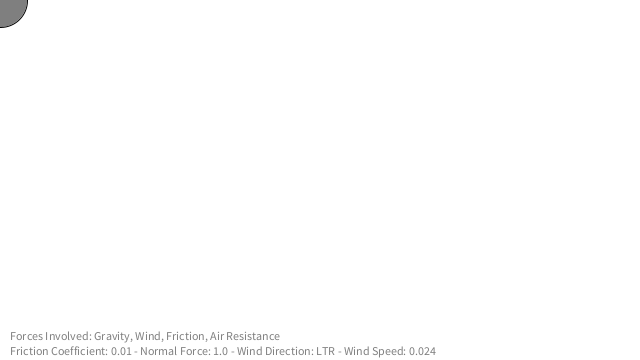
Frame 1 (no input)
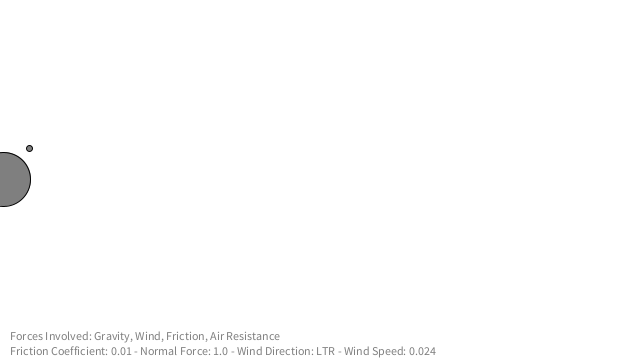
Frame 60 (the mouse pressed at the canvas centre just before this capture)
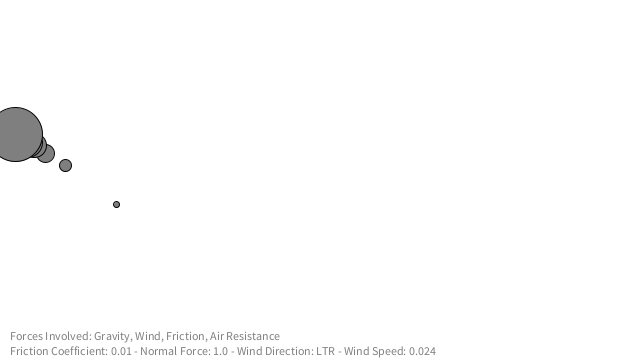
Frame 120 (the mouse held since frame 60 and released just before this capture)

The Processing sketch that drew these frames (run headless with seeded random() and noise(); from frame 60 on, the mouse is pressed at the canvas centre):

// Processing sketch: BouncingBallsWithGravity_Wind_Friction
// ── BouncingBallsWithGravity_Wind_Friction.pde
// Objects Declaration
Ball[] balls;
Gravity gravity;
Wind wind;
Friction friction;

void setup() {
  // Initialize Window
  size(640, 360);
  background(255);

  // Initializing Objects
  balls = new Ball[10];
  for (int i = 0; i < balls.length; i++)
    balls[i] = new Ball(new PVector(0, 0), i * 0.5);

  // Initialize Forces;
  gravity = new Gravity();
  wind = new Wind();
  friction = new Friction();
}

void draw() {
  background(255);

  // Draw Objects
  for (int i = 0; i < balls.length; i++) {
    // Apply Forces
    balls[i].applyForce(PVector.mult(gravity.getForce(), balls[i].mass));
    balls[i].applyForce(wind.getForce());
    balls[i].applyForce(friction.getForce(balls[i].velocity));
    // Object Functions
    balls[i].move();
    balls[i].checkEdges();
    balls[i].display();    
  }

  // Print Forces Disriptions
  text("Forces Involved: Gravity, Wind, Friction, Air Resistance", 10, height - 20);
  text("Friction Coefficient: 0.01 - Normal Force: 1.0 - Wind Direction: LTR - Wind Speed: 0.024", 10, height - 5);
}

// ── Ball.pde
class Ball {

  // Variables
  private PVector location;
  private PVector velocity;
  private PVector acceleration;
  public float mass;

  // Constructor
  Ball(PVector primaryLocation, float mass) {
    location = new PVector(primaryLocation.x, primaryLocation.y);
    velocity = new PVector(0, 0);
    acceleration = new PVector(0, 0);
    this.mass = mass;
  }

  // Apply Force
  void applyForce(PVector force) {
    acceleration.add(PVector.div(force,mass));
  }

  // Move Function
  void move() {
    velocity.add(acceleration);
    location.add(velocity);
  
    // Reset Acceleration
    acceleration.mult(0);
  }

  // Display Function
  void display() {
    fill(127);
    stroke(2);
    ellipse(location.x, location.y, mass * 12, mass * 12);
  }

  // Check Edges Function
  void checkEdges() {
    // 0 & Width
    if (location.x > width) {
      velocity.x *= -1;
      location.x = width;
    } else if (location.x < 0) {
      velocity.x *= -1;
      location.x = 0;
    }

    // 0 & height
    if (location.y > height) {
      velocity.y *= -1;
      location.y = height;
    } else if (location.y < 0) {
      velocity.y *= -1;
      location.y = 0;
    }
  }
}

// ── Friction.pde
class Friction {
  
  // Vaiables
  private PVector force;
  private float coefficient;
  private float normal_force;

  // Constructor
  Friction() {
    // Initializing Coefficients
    coefficient = 0.01;
    normal_force = 1;
  }

  // Returing Force
  PVector getForce(PVector velocity) {
    // Get Object's Velocity    
    force = velocity.get();
    // Normilize And Reverse The Velocity
    force.normalize();
    force.mult(-1);
    // Add Coefficients
    force.mult(coefficient * normal_force);
    
    return force;
  }
}

// ── Gravity.pde
class Gravity {
  // Variables
  private PVector force;

  // Constructor
  Gravity() {
    // Initializing Coefficient
    force  = new PVector(0, 0.1);
  }

  // Returning Force
  PVector getForce() {
    return force;
  }
}

// ── Wind.pde
class Wind {
  // Variables
  private PVector force;

  // Constructor
  Wind() {
    // Initializing Coefficient    
    force  = new PVector(0.01, 0);
  }

  // Returning Force
  PVector getForce() {
    return force;
  }
}
